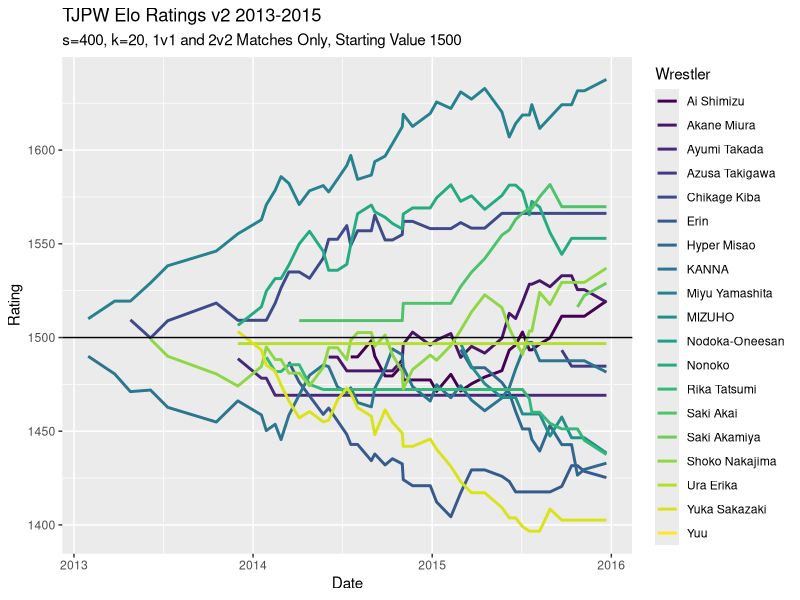
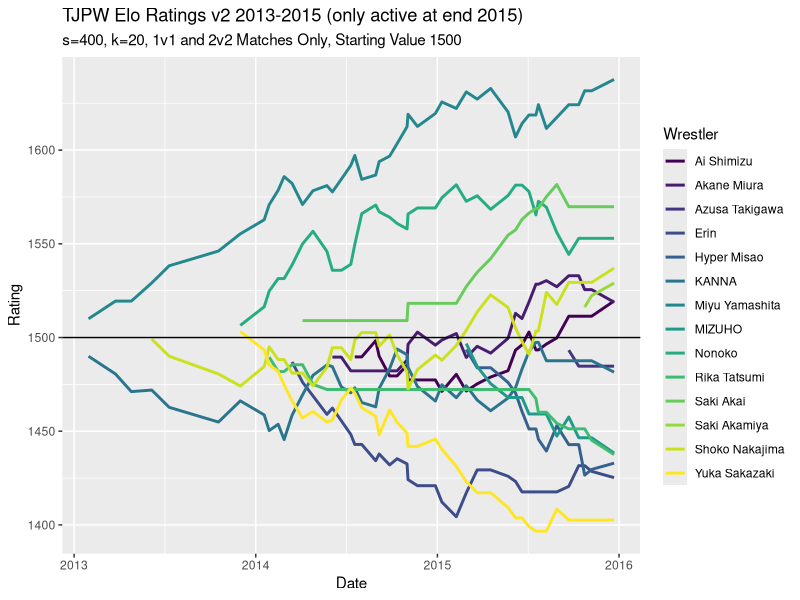

Here is the R script that generated these plots, in order:
## ---- chunk 1
knitr::opts_chunk$set(echo = TRUE)
library(tidyverse)
library(readxl)
safe_colorblind_palette <- c("#88CCEE", "#CC6677", "#DDCC77", "#117733", "#332288", "#AA4499", 
                             "#44AA99", "#999933", "#882255", "#661100", "#6699CC", "#888888")
## ---- chunk 2
tjpw13 = read_excel("TJPW Metrics.xlsx", sheet = 2, col_types = c("guess", "date", "guess", "guess", "guess", "text", rep("guess", 14)))

tjpw14 = read_excel("TJPW Metrics.xlsx", sheet = 3, col_types = c("guess", "date", "guess", "guess", "guess", "text", rep("guess", 14)))

tjpw15 = read_excel("TJPW Metrics.xlsx", sheet = 4, col_types = c("guess", "date", "guess", "guess", "guess", "text", rep("guess", 14)))

tjpw = rbind(tjpw13, tjpw14, tjpw15)
## ---- chunk 3
singles = tjpw %>% 
  filter(`Match Type` == "Singles")

tag = tjpw %>% 
  filter(`Match Type` == "Tag")

threeway = tjpw %>% 
  filter(`Match Type` == "3 Way")

sixperson = tjpw %>% 
  filter(`Match Type` == "6 Person Tag")
## ---- chunk 4
summary(factor(tjpw$Event))
## ---- chunk 5
expected <- function(ra, rb, s = 400){
  expected_outcome = 1 / (1 + 10^((rb - ra)/s))
  return(expected_outcome)
} 
## ---- chunk 6
new_rating <- function(ra, rb, outcome, k = 20){
  new = ra + k * (outcome - expected(ra, rb))
  return(new)
}
## ---- chunk 7
events = as.vector(tjpw$Event) %>% 
  unique()

dates = tjpw %>% 
  select(Date) %>% 
  distinct()
## ---- chunk 8
wrestlers = as.vector(rbind(tjpw$`Wrestler 1`, tjpw$`Wrestler 2`, tjpw$`Wrestler 3`,
                            tjpw$`Wrestler 4`)) %>% 
  unique() %>% 
  na.omit()
## ---- chunk 9
Ratings = data.frame(matrix(nrow = length(events), ncol = length(wrestlers)+2))
colnames(Ratings) = c("Event", "Date", wrestlers)
Ratings$Event = events
Ratings$Date = c(dates$Date)

starting_ratings = c(1500, 1500, rep(NA, length(wrestlers)-2))
## ---- chunk 10
#V1
calculate_new_ratings <- function(indiv_event){
  this_event = singles %>% 
    filter(Event == indiv_event)
  
  prior_ratings = if(indiv_event == "The First Meeting"){
    starting_ratings
  }
  else{
    Ratings[which(Ratings$Event == indiv_event) - 1,3:ncol(Ratings)]
  }
  
  new_ratings = prior_ratings
  for(i in 1:nrow(this_event)){
    W1 = which(colnames(Ratings) == this_event$`Wrestler 1`[i])
    W2 = which(colnames(Ratings) == this_event$`Wrestler 2`[i])
    prior_ratings[W1-2] = ifelse(!is.na(prior_ratings[W1-2]), prior_ratings[W1-2], 1500)
    prior_ratings[W2-2] = ifelse(!is.na(prior_ratings[W2-2]), prior_ratings[W2-2], 1500)
    if(this_event$Decision[i] == "Time Limit Draw"){
      new_ratings[W1-2] =  new_rating(prior_ratings[W1-2], prior_ratings[W2-2], 0.5)
      new_ratings[W2-2] =  new_rating(prior_ratings[W2-2], prior_ratings[W1-2], 0.5)
    }
    else{
      new_ratings[W1-2] =  new_rating(prior_ratings[W1-2], prior_ratings[W2-2], 1)
      new_ratings[W2-2] =  new_rating(prior_ratings[W2-2], prior_ratings[W1-2], 0)
    }
  }
  return(new_ratings)
}
## ---- chunk 11
#V2.1.1
calculate_new_ratings2 <- function(indiv_event){
  this_event = tjpw %>% 
    filter(Event == indiv_event)
  
  prior_ratings = if(indiv_event == "The First Meeting"){
    starting_ratings
  }
  else{
    Ratings[which(Ratings$Event == indiv_event) - 1,3:ncol(Ratings)]
  }
  
  new_ratings = prior_ratings
  for(i in 1:nrow(this_event)){
    if(this_event$`Match Type`[i] == "Singles"){
       W1 = which(colnames(Ratings) == this_event$`Wrestler 1`[i])
       W2 = which(colnames(Ratings) == this_event$`Wrestler 2`[i])
       prior_ratings[W1-2] = ifelse(!is.na(prior_ratings[W1-2]), prior_ratings[W1-2],
                                    1500)
       prior_ratings[W2-2] = ifelse(!is.na(prior_ratings[W2-2]), prior_ratings[W2-2],
                                    1500)
       if(this_event$Decision[i] == "Time Limit Draw"){
         new_ratings[W1-2] =  new_rating(prior_ratings[W1-2], prior_ratings[W2-2], 0.5)
         new_ratings[W2-2] =  new_rating(prior_ratings[W2-2], prior_ratings[W1-2], 0.5)
       }
       else{
         new_ratings[W1-2] =  new_rating(prior_ratings[W1-2], prior_ratings[W2-2], 1)
         new_ratings[W2-2] =  new_rating(prior_ratings[W2-2], prior_ratings[W1-2], 0)
       }
    }
    if(this_event$`Match Type`[i] == "Tag"){
      W1 = which(colnames(Ratings) == this_event$`Wrestler 1`[i])
      W2 = which(colnames(Ratings) == this_event$`Wrestler 2`[i])
      W3 = which(colnames(Ratings) == this_event$`Wrestler 3`[i])
      W4 = which(colnames(Ratings) == this_event$`Wrestler 4`[i])
      prior_ratings[W1-2] = ifelse(!is.na(prior_ratings[W1-2]), prior_ratings[W1-2], 1500)
      prior_ratings[W2-2] = ifelse(!is.na(prior_ratings[W2-2]), prior_ratings[W2-2], 1500)
      prior_ratings[W3-2] = ifelse(!is.na(prior_ratings[W3-2]), prior_ratings[W3-2], 1500)
      prior_ratings[W4-2] = ifelse(!is.na(prior_ratings[W4-2]), prior_ratings[W4-2], 1500)
      prior_team1_rating = mean(c(as.double(prior_ratings[W1-2]),
                                  as.double(prior_ratings[W2-2])))
      prior_team2_rating = mean(c(as.double(prior_ratings[W3-2]),
                                  as.double(prior_ratings[W4-2])))
      if(this_event$Decision[i] == "Time Limit Draw"){
        new_team1_rating = new_rating(prior_team1_rating, prior_team2_rating, 0.5)
        new_team2_rating = new_rating(prior_team2_rating, prior_team1_rating, 0.5)
      }
      else{
        new_team1_rating = new_rating(prior_team1_rating, prior_team2_rating, 1)
        new_team2_rating = new_rating(prior_team2_rating, prior_team1_rating, 0)
      }
      new_ratings[W1-2] = prior_ratings[W1-2] + (new_team1_rating - prior_team1_rating) * (2/3)
      new_ratings[W2-2] = prior_ratings[W2-2] + (new_team1_rating - prior_team1_rating) * (1/3)
      new_ratings[W3-2] = prior_ratings[W3-2] + (new_team2_rating - prior_team2_rating) * (2/3)
      new_ratings[W4-2] = prior_ratings[W4-2] + (new_team2_rating - prior_team2_rating) * (1/3)
    }
    prior_ratings = new_ratings #Fixes issue with multiple matches at one show
  }
  return(new_ratings)
}
## ---- chunk 12
j = 1
while(j <= nrow(Ratings)){
  Ratings[j, 3:ncol(Ratings)] = calculate_new_ratings2(events[j])
  j = j+1
}
## ---- chunk 13
Ratings.long = Ratings %>% 
  pivot_longer(3:ncol(Ratings), names_to = "Wrestler", values_to = "Rating")

long.2015 = Ratings %>% 
  select(c(1:4,6,8:9,11:19)) %>% 
  pivot_longer(3:16, names_to = "Wrestler", values_to = "Rating")
## ---- chunk 14
Ratings.long %>% 
  ggplot(aes(x = Date, y = Rating, color = Wrestler)) +
  geom_line(size = 1) +
  scale_color_viridis_d() +
  geom_hline(yintercept = 1500) +
  labs(title = "TJPW Elo Ratings v2 2013-2015",
       subtitle = "s=400, k=20, 1v1 and 2v2 Matches Only, Starting Value 1500")

long.2015 %>% 
  ggplot(aes(x = Date, y = Rating, color = Wrestler)) +
  geom_line(size = 1) +
  scale_color_viridis_d() +
  geom_hline(yintercept = 1500) +
  labs(title = "TJPW Elo Ratings v2 2013-2015 (only active at end 2015)",
       subtitle = "s=400, k=20, 1v1 and 2v2 Matches Only, Starting Value 1500")
## ---- chunk 15
end2013 = Ratings[7, 3:7]
end2014 = Ratings[27, 3:14]
end2015 = Ratings[44, 3:21]
Ratings.v1 = read.table("TJPW Elo Ratings v1.csv", header = T)
Ratings.v2 = read.table("TJPW Elo Ratings v2.csv", header = T)
Ratings.v2.1.1 = Ratings
